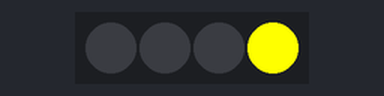
Simulated run of this sketch. Board: ESP32. Parts: 4 RGB LEDs in strip order, left to right. At 4.1 s the program puts the board to deep sleep or switches it off; the recording ends there.

Above: at 0.2 s.
At 1.2 s:
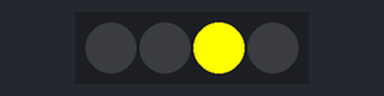
At 2.2 s:
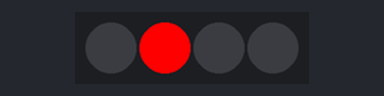
At 3.2 s:
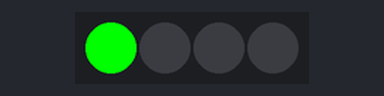
Timing chart, 0 to 4.1 s (numbered marks = the images above):
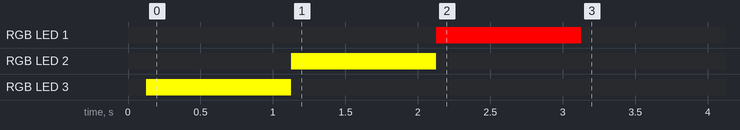

Measured:
- by itself, RGB LED 1: off → RGB(255, 0, 0) at 2.1 s, → off 1.0 s later
- by itself, RGB LED 2: off → RGB(255, 255, 0) at 1.1 s, → off 1.0 s later
- by itself, RGB LED 3: off → RGB(255, 255, 0) at 0.13 s, → off 1.0 s later

The sketch:

lego_6551_startLight.ino
```cpp
#include <Adafruit_NeoPixel.h>

int neoPixelPin = 0;

int numPixels = 4;

Adafruit_NeoPixel strip = Adafruit_NeoPixel(numPixels, neoPixelPin, NEO_GRB + NEO_KHZ800);

void setup() {
  delay(125);

  strip.begin();
  strip.show();
  strip.clear();
}

inline void allLightsOff()
{
  for(uint8_t i = 0; i < 4; i++)
    strip.setPixelColor(i, 0, 0, 0);
}

void loop() {

   allLightsOff();
   strip.setPixelColor(3, 255, 255, 0);
   strip.show();
   delay(1000);

   allLightsOff();
   strip.setPixelColor(2, 255, 255, 0);
   strip.show();
   delay(1000);

   allLightsOff();
   strip.setPixelColor(1, 255, 0, 0);
   strip.show();
   delay(1000);

   allLightsOff();
   strip.setPixelColor(0, 0, 255, 0);
   strip.show();
   delay(1000);

   allLightsOff();
   strip.show();

   ESP.deepSleep(0);
}
```
